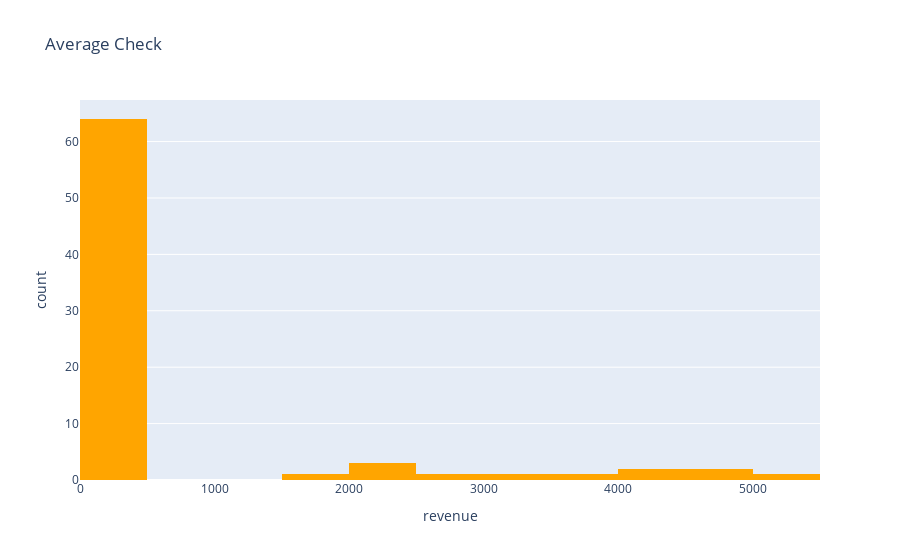

The code cell stored with this chart in its notebook:
### Code cell
# Plot the average check.
fig = px.histogram(avg_check,
                   x = 'revenue',
                   title = 'Average Check',
                   color_discrete_sequence = ['orange'])
fig.show()

### Figure 1 — Plotly figure (JSON) as saved in the notebook; plotly's stock layout.template omitted (floating-point values rounded to 4 significant figures)
{"data": [{"alignmentgroup": "True", "bingroup": "x", "hovertemplate": "revenue=%{x}<br>count=%{y}<extra></extra>", "legendgroup": "", "marker": {"color": "orange", "pattern": {"shape": ""}}, "name": "", "offsetgroup": "", "orientation": "v", "showlegend": false, "type": "histogram", "x": [24, 59, 64, 70, 86, 86, 56, 83, 78, 61, 103, 105, 102, 67, 50, 53, 122, 125, 129, 58, 61, 136, 92, 49, 162, 72, 179, 108, 109, 86, 82, 182, 62, 202, 159, 96, 176, 178, 211, 100, 104, 78, 81, 222, 270, 85, 161, 120, 164, 224, 314, 100, 153, 108, 219, 195, 348, 177, 397, 212, 218, 226, 276, 292, 3249, 2495, 1533, 3783, 4095, 2933, 2186, 4964, 5052, 2354, 4130, 4813], "xaxis": "x", "yaxis": "y"}], "layout": {"barmode": "relative", "legend": {"tracegroupgap": 0}, "title": {"text": "Average Check"}, "xaxis": {"anchor": "y", "domain": [0, 1], "title": {"text": "revenue"}}, "yaxis": {"anchor": "x", "domain": [0, 1], "title": {"text": "count"}}}}
